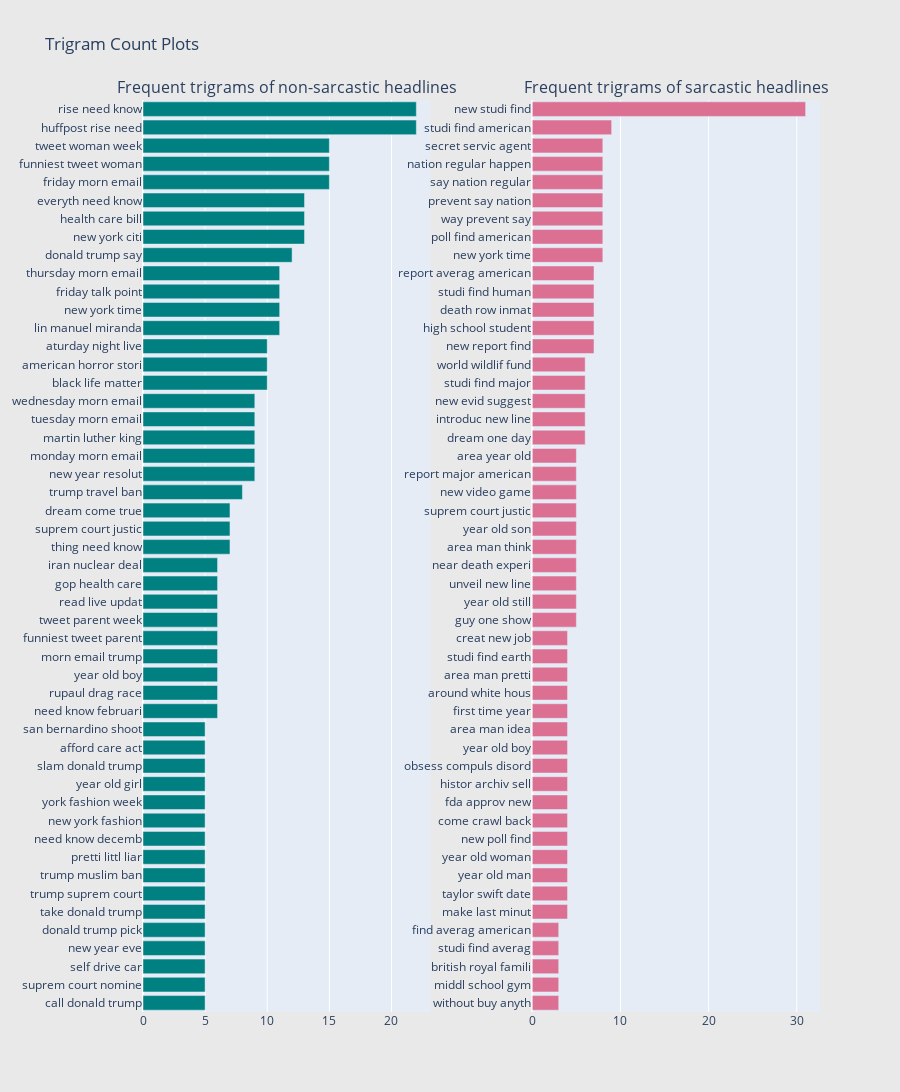

Notebook code for this chart:
### Markdown cell above
### trigram frequency plots of the two classes

### Code cell
freq_dict = defaultdict(int)
for sent in df_0["headline_processed"]:
    for word in generate_ngrams(sent,n_gram=3):
        freq_dict[word] += 1
fd_sorted = pd.DataFrame(sorted(freq_dict.items(), key=lambda x: x[1])[::-1])
fd_sorted.columns = ["word", "wordcount"]
trace0 = horizontal_bar_chart(fd_sorted.head(50), 'teal')


freq_dict = defaultdict(int)
for sent in df_1["headline_processed"]:
    for word in generate_ngrams(sent,n_gram=3):
        freq_dict[word] += 1
fd_sorted = pd.DataFrame(sorted(freq_dict.items(), key=lambda x: x[1])[::-1])
fd_sorted.columns = ["word", "wordcount"]
trace1 = horizontal_bar_chart(fd_sorted.head(50), 'palevioletred')

# Creating two subplots
fig = subplots.make_subplots(rows=1, cols=2, vertical_spacing=0.04,horizontal_spacing=0.15,
                          subplot_titles=["Frequent trigrams of non-sarcastic headlines", 
                                          "Frequent trigrams of sarcastic headlines"])
fig.append_trace(trace0, 1, 1)
fig.append_trace(trace1, 1, 2)
fig['layout'].update(height=1200, width=900, paper_bgcolor='rgb(233,233,233)', title="Trigram Count Plots")
py.iplot(fig, filename='word-plots')

### Figure 1 — Plotly figure (JSON) as saved in the notebook; plotly's stock layout.template omitted (floating-point values rounded to 4 significant figures)
{"data": [{"marker": {"color": "teal"}, "orientation": "h", "showlegend": false, "type": "bar", "x": [5, 5, 5, 5, 5, 5, 5, 5, 5, 5, 5, 5, 5, 5, 5, 5, 6, 6, 6, 6, 6, 6, 6, 6, 6, 7, 7, 7, 8, 9, 9, 9, 9, 9, 10, 10, 10, 11, 11, 11, 11, 12, 13, 13, 13, 15, 15, 15, 22, 22], "xaxis": "x", "y": ["call donald trump", "suprem court nomine", "self drive car", "new year eve", "donald trump pick", "take donald trump", "trump suprem court", "trump muslim ban", "pretti littl liar", "need know decemb", "new york fashion", "york fashion week", "year old girl", "slam donald trump", "afford care act", "san bernardino shoot", "need know februari", "rupaul drag race", "year old boy", "morn email trump", "funniest tweet parent", "tweet parent week", "read live updat", "gop health care", "iran nuclear deal", "thing need know", "suprem court justic", "dream come true", "trump travel ban", "new year resolut", "monday morn email", "martin luther king", "tuesday morn email", "wednesday morn email", "black life matter", "american horror stori", "aturday night live", "lin manuel miranda", "new york time", "friday talk point", "thursday morn email", "donald trump say", "new york citi", "health care bill", "everyth need know", "friday morn email", "funniest tweet woman", "tweet woman week", "huffpost rise need", "rise need know"], "yaxis": "y"}, {"marker": {"color": "palevioletred"}, "orientation": "h", "showlegend": false, "type": "bar", "x": [3, 3, 3, 3, 3, 4, 4, 4, 4, 4, 4, 4, 4, 4, 4, 4, 4, 4, 4, 4, 4, 5, 5, 5, 5, 5, 5, 5, 5, 5, 5, 6, 6, 6, 6, 6, 7, 7, 7, 7, 7, 8, 8, 8, 8, 8, 8, 8, 9, 31], "xaxis": "x2", "y": ["without buy anyth", "middl school gym", "british royal famili", "studi find averag", "find averag american", "make last minut", "taylor swift date", "year old man", "year old woman", "new poll find", "come crawl back", "fda approv new", "histor archiv sell", "obsess compuls disord", "year old boy", "area man idea", "first time year", "around white hous", "area man pretti", "studi find earth", "creat new job", "guy one show", "year old still", "unveil new line", "near death experi", "area man think", "year old son", "suprem court justic", "new video game", "report major american", "area year old", "dream one day", "introduc new line", "new evid suggest", "studi find major", "world wildlif fund", "new report find", "high school student", "death row inmat", "studi find human", "report averag american", "new york time", "poll find american", "way prevent say", "prevent say nation", "say nation regular", "nation regular happen", "secret servic agent", "studi find american", "new studi find"], "yaxis": "y2"}], "layout": {"annotations": [{"font": {"size": 16}, "showarrow": false, "text": "Frequent trigrams of non-sarcastic headlines", "x": 0.2125, "xanchor": "center", "xref": "paper", "y": 1, "yanchor": "bottom", "yref": "paper"}, {"font": {"size": 16}, "showarrow": false, "text": "Frequent trigrams of sarcastic headlines", "x": 0.7875, "xanchor": "center", "xref": "paper", "y": 1, "yanchor": "bottom", "yref": "paper"}], "height": 1200, "paper_bgcolor": "rgb(233,233,233)", "title": {"text": "Trigram Count Plots"}, "width": 900, "xaxis": {"anchor": "y", "domain": [0, 0.425]}, "xaxis2": {"anchor": "y2", "domain": [0.575, 1]}, "yaxis": {"anchor": "x", "domain": [0, 1]}, "yaxis2": {"anchor": "x2", "domain": [0, 1]}}}
